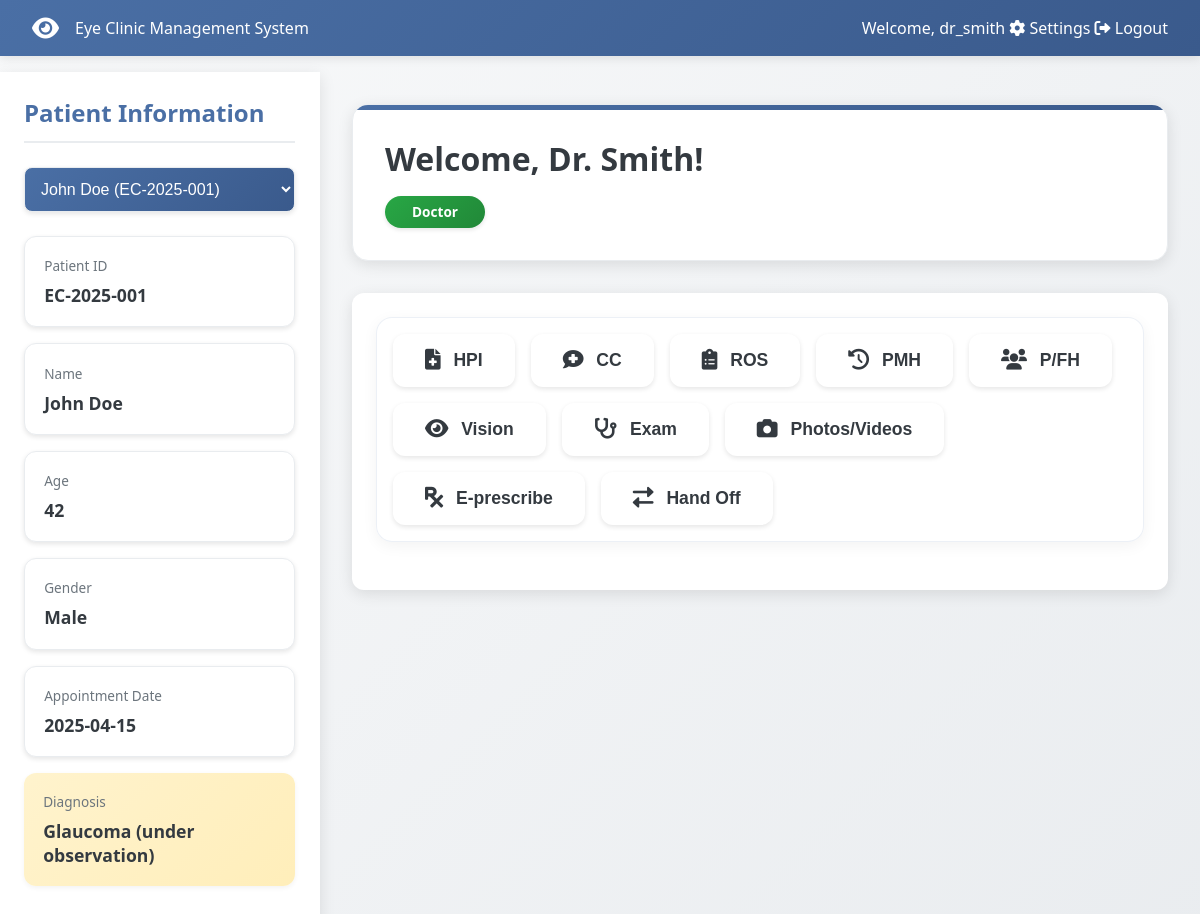
Page /dashboard (signed in) on the committed database.
### models.py (models this page shows, shortened)
class User(db.Model):
    id = db.Column(db.Integer, primary_key=True)
    username = db.Column(db.String(80), unique=True, nullable=False)
    email = db.Column(db.String(120), unique=True, nullable=False)
    password_hash = db.Column(db.String(120), nullable=False)
    role = db.Column(db.String(80), nullable=False)
    name = db.Column(db.String(120))
    status = db.Column(db.String(20), default='active')
    last_login = db.Column(db.DateTime, default=lambda: datetime.now(timezone.utc))
    custom_permissions = db.Column(db.String(500))  # Store tab permissions as comma-separated string
    created_at = db.Column(db.DateTime, default=lambda: datetime.now(timezone.utc))
    updated_at = db.Column(db.DateTime, default=lambda: datetime.now(timezone.utc), onupdate=lambda: datetime.now(timezone.utc))
    def get_custom_permissions(self):
        if self.custom_permissions:
            return self.custom_permissions.split(',')
        return []
    def to_dict(self):
        return {
            'id': self.id,
            'username': self.username,
            'role': self.role,
            'name': self.name,
            'status': self.status,
            'last_login': self.last_login.strftime('%Y-%m-%dT%H:%M:%S.%f') if self.last_login else None,
            'custom_permissions': self.get_custom_permissions(),
            'created_at': self.created_at.isoformat() if self.created_at else None,
            'updated_at': self.updated_at.isoformat() if self.updated_at else None
        }

class Patient(db.Model):
    id = db.Column(db.String(20), primary_key=True)
    name = db.Column(db.String(100), nullable=False)
    age = db.Column(db.Integer)
    gender = db.Column(db.String(10))
    appointment_date = db.Column(db.Date)
    diagnosis = db.Column(db.Text)
    created_at = db.Column(db.DateTime, default=datetime.utcnow)
    updated_at = db.Column(db.DateTime, default=datetime.utcnow, onupdate=datetime.utcnow)
    def to_dict(self):
        return {
            'id': self.id,
            'name': self.name,
            'age': self.age,
            'gender': self.gender,
            'appointment_date': self.appointment_date.isoformat() if self.appointment_date else None,
            'diagnosis': self.diagnosis,
            'created_at': self.created_at.isoformat() if self.created_at else None,
            'updated_at': self.updated_at.isoformat() if self.updated_at else None
        }

### app.py (the view)
@app.route('/dashboard')
@login_required
def dashboard():
    role = session['role']
    user = User.query.filter_by(username=session['username']).first()
    custom_permissions = user.get_custom_permissions() if user else []
    accessible_tabs = {}
    if custom_permissions:
        for tab in TAB_PERMISSIONS.keys():
            accessible_tabs[tab] = tab in custom_permissions
    else:
        for tab in TAB_PERMISSIONS.keys():
            accessible_tabs[tab] = role in TAB_PERMISSIONS[tab]
    role_stats = {
        'Admin': {
            'total_patients': Patient.query.count(),
            'active_cases': Patient.query.filter(Patient.diagnosis.isnot(None)).count(),
            'pending_reviews': Patient.query.filter(Patient.diagnosis.is_(None)).count()
        },
        'Doctor': {
            'patients_today': Patient.query.filter_by(appointment_date=datetime.now().date()).count(),
            'pending_reports': Patient.query.filter(Patient.diagnosis.is_(None)).count(),
            'prescriptions': 8  # This would come from a prescriptions table in a real app
        },
        'Nurse': {
            'assigned_patients': Patient.query.count(),
            'vitals_pending': 3,  # This would come from a vitals table in a real app
            'follow_ups': 4  # This would come from a follow-ups table in a real app
        },
        'Intern': {
            'observed_cases': 10,  # This would come from a cases table in a real app
            'assisted_cases': 5,
            'study_hours': 15
        },
        'Receptionist': {
            'appointments_today': Patient.query.filter_by(appointment_date=datetime.now().date()).count(),
            'check_ins': 15,  # This would come from a check-ins table in a real app
            'pending_calls': 4  # This would come from a calls table in a real app
        },
        'Pharmacist': {
            'prescriptions_pending': 12,  # This would come from a prescriptions table in a real app
            'completed_orders': 35,
            'inventory_alerts': 3
        }
    }
    can_view_patient_info = role in PATIENT_INFO_ACCESS
    current_patient = None
    if can_view_patient_info:
        current_patient = Patient.query.get(session.get('selected_patient_id'))
        if not current_patient:
            current_patient = Patient.query.first()
            if current_patient:
                session['selected_patient_id'] = current_patient.id
    all_users = User.query.all()
    received_handoffs = HandOff.query.filter_by(
        to_user_id=user.id,
        is_acknowledged=False
    ).order_by(HandOff.created_at.desc()).all()
    return render_template('dashboard.html',
                         username=session['username'],
                         name=user.name,
                         role=role,
                         current_user=user,
                         tabs=accessible_tabs,
                         stats=role_stats[role],
                         can_view_patient_info=can_view_patient_info,
                         patient_data=current_patient.to_dict() if current_patient else None,
                         all_patients=[p.to_dict() for p in Patient.query.all()] if can_view_patient_info else None,
                         users=[u.to_dict() for u in all_users],
                         received_handoffs=[h.to_dict() for h in received_handoffs])

### app.py (called while the page is built)
def login_required(f):
    @wraps(f)
    def decorated_function(*args, **kwargs):
        if 'username' not in session:
            flash('Please log in first.')
            return redirect(url_for('login'))
        return f(*args, **kwargs)
    return decorated_function

### templates/dashboard.html (shortened to what this page needs)
<!DOCTYPE html>
<html lang="en">
<head>
    <link rel="stylesheet" href="https://cdnjs.cloudflare.com/ajax/libs/font-awesome/6.0.0/css/all.min.css">
</head>
<body>
    <nav class="navbar">
        <div class="navbar-brand">
            <i class="fas fa-eye"></i>
            <span>Eye Clinic Management System</span>
        </div>
        <div class="navbar-right">
            <span>Welcome, {{ username }}</span>
            <a href="#" class="nav-button" onclick="showTab('Settings')">
                <i class="fas fa-cog"></i>
                Settings
            </a>
            <a href="{{ url_for('logout') }}" class="nav-button">
                <i class="fas fa-sign-out-alt"></i>
                Logout
            </a>
        </div>
    </nav>
    <div class="main-content">
        {% if can_view_patient_info %}
        <div class="patient-sidebar">
            <div class="patient-info">
                <h2>Patient Information</h2>
                <div class="patient-selector" style="margin-bottom: 1.5rem;">
                    <select id="patient-select" class="form-control" onchange="selectPatient(this.value)" style="width: 100%; padding: 0.75rem; border: 1px solid var(--border-color); border-radius: 8px; background-color: white; font-size: 1rem;">
                    {% for patient in all_patients %}
                        <option value="{{ patient.id }}" {% if patient.id == patient_data.id %}selected{% endif %}>
                            {{ patient.name }} ({{ patient.id }})
                        </option>
                    {% endfor %}
                </select>
            </div>
                {% if patient_data %}
                <div class="info-group">
                    <div class="info-label">Patient ID</div>
                    <div class="info-value">{{ patient_data.id }}</div>
                </div>
                <div class="info-group">
                    <div class="info-label">Name</div>
                    <div class="info-value">{{ patient_data.name }}</div>
                </div>
                <div class="info-group">
                    <div class="info-label">Age</div>
                    <div class="info-value">{{ patient_data.age }}</div>
                </div>
                <div class="info-group">
                    <div class="info-label">Gender</div>
                    <div class="info-value">{{ patient_data.gender }}</div>
                </div>
                <div class="info-group">
                    <div class="info-label">Appointment Date</div>
                    <div class="info-value">{{ patient_data.appointment_date }}</div>
                </div>
                <div class="diagnosis">
                    <div class="info-label">Diagnosis</div>
                    <div class="info-value">{{ patient_data.diagnosis }}</div>
                </div>
                {% else %}
                <div class="info-group">
                    <div class="info-value">No patient selected</div>
                </div>
                {% endif %}
            </div>
        </div>
        {% endif %}
        <div class="dashboard-container">
            <div class="welcome-card">
                <h1>Welcome, {{ name }}!</h1>
                <div class="role-badge role-{{ role }}">{{ role }}</div>
            </div>
            <div class="tabs-container">
                <div class="tab-buttons">
                    <button class="tab-button" data-tab="hpi">
                        <i class="fas fa-file-medical"></i> HPI
                            </button>
                    <button class="tab-button" data-tab="cc">
                        <i class="fas fa-comment-medical"></i> CC
                    </button>
                    <button class="tab-button" data-tab="ros">
                        <i class="fas fa-clipboard-list"></i> ROS
                    </button>
                    <button class="tab-button" data-tab="pmh">
                        <i class="fas fa-history"></i> PMH
                    </button>
                    <button class="tab-button" data-tab="pfh">
                        <i class="fas fa-users"></i> P/FH
                    </button>
                    <button class="tab-button" data-tab="vision">
                        <i class="fas fa-eye"></i> Vision
                    </button>
                    <button class="tab-button" data-tab="exam">
                        <i class="fas fa-stethoscope"></i> Exam
                    </button>
                    <button class="tab-button" data-tab="photos">
                        <i class="fas fa-camera"></i> Photos/Videos
                    </button>
                    <button class="tab-button" data-tab="eprescribe">
                        <i class="fas fa-prescription"></i> E-prescribe
                    </button>
                    <button class="tab-button" data-tab="handoff">
                        <i class="fas fa-exchange-alt"></i> Hand Off
                    </button>
                </div>
            </div>
        </div>
    </div>
</body>
</html>

### rows in the picture
User: username "dr_smith", name "Dr. Smith", role "Doctor"
Patient: id "EC-2025-001", name "John Doe", gender "Male", diagnosis "Glaucoma (under observation)"

### other values in the picture
{{ patient_data.age }} "42"
{{ patient_data.appointment_date }} "2025-04-15"
form field value "John Doe (EC-2025-001)"
